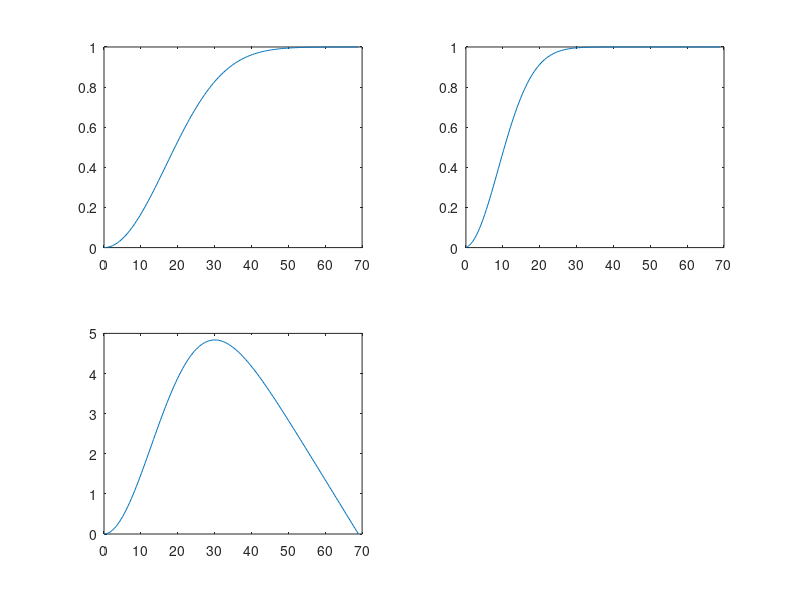

MATLAB code to generate this figure: (Note: this script raises an error after producing the figure.)
%% SIMULATION FOR MODEL EFFICENCY

%Tablet specs

radiusWac = linspace(0,69,150);

sigma_m = 20;
sigma_s = 4;
sigma_p = [18 44];
numTrials = 1;
numSims = 1;

xCen = 238;                                 %center of tablet x coordinate
yCen = 134;                                 %cetner of tablet y coordinate
t = [xCen yCen];                            %target location for all trials
tabSize = [268 476];                        %outside bounds of tablet space
r = [10*ones(1,5),linspace(10,0,length(6:150))]; %points earned for each circle size


%% SIMULATION FOR EFFICIENCY IDEAL AND PROSPECTIVE MODELS

R1 = length(radiusWac); %looping variable for circle size

for pp = 1:length(sigma_p)
    Rp = 1/sigma_p(pp)^2;
    
    for mm = 1:length(sigma_m)
        figure
        Rm = 1/sigma_m(mm)^2;
        ePt = t + randn(numTrials,2)*sigma_m(mm);       %randomized for all trials
        
        %Reach end points
        ePt1 = ePt(:,1);
        ePt2 = ePt(:,2);
        
        endDist = (sqrt((ePt1 - t(1)).^2 + (ePt2-t(2)).^2));
        
        
        for tt = 1:numTrials
            
            sensed = ePt(tt,:) + randn(1,2)*sigma_p(pp);
            
            %Posterior distribution variance
            mu_pos = (Rm/(Rp+Rm)).*t + (Rp/(Rp+Rm)).*sensed;
            var_pos = 1/(Rp+Rm);
            
            %Distance from posterior mean to target
            eucDistPos(tt) = sqrt((mu_pos(1) - t(1))^2 + (mu_pos(2)-t(2))^2);
            
            %Integrate over a circle to caclulate the probability of a
            %hit at a given distance
            ninterval = 1000;
            sd = sqrt(var_pos);
            c1 = 1/(sqrt(2*pi)*sd);
            c2 = 2*sd^2;
            c3 = sd*sqrt(2);
            
            phit1 = zeros(1,150);
            
            %Loop over all possible circle sizes to find probability of
            %points earned at a given distance
            for ii = 1:R1
                radius = radiusWac(ii);
                r2 = radius^2;
                dy = radius/ninterval;
                midy = (((1:ninterval) - .5)*dy).^2;
                maxx = sqrt(r2 - midy);
                yg = c1*exp(-midy/c2);
                phit1(ii) = dy*sum(yg.*(erf((maxx-eucDistPos(tt))/c3)-erf((-maxx-eucDistPos(tt))/c3)));
            end %ii
            
            gain1 = phit1.*r;  %probability of a hit vs points possible at each distance
            
            %Radius point for each distance with the highest gain
            temp1 = round(max(find(gain1 == max(gain1))));
            circ1 = radiusWac(temp1)+sigma_s*randn;
            
            if circ1 >= endDist(tt)
                gain1LookUpMat(tt,pp) = gain1(temp1);
            else
                gain1LookUpMat(tt,pp) = 0;
            end
            
            %PROSPECTIVE MODEL
            %loop over all tested sigma_m values
            phit3 = raylcdf(1:length(radiusWac),sigma_m(mm)); %CDF of a normal distribution centered on the target with variance of sigma_m
            
            gain3 = phit3.*r;                     %probability of a hit vs points possible at each distance
            
            temp3 = round(max(find(gain3 == max(gain3))));
            circ3 = radiusWac(temp3)+sigma_s*randn;
            
            if circ3 >= endDist(tt)
                gain3LookUpMat(tt,pp) = gain3(temp3);
            else
                gain3LookUpMat(tt,pp) = 0;
            end %if
            
            subplot(2,2,1)
            plot(radiusWac, phit1)
            hold on
            
            subplot(2,2,2)
            plot(radiusWac,phit3)
            hold on
            
            subplot(2,2,3)
            plot(radiusWac,gain1)
            xline(circ1);
            xline(endDist(tt),'r');
            xline(eucDistPos(tt),'c');
            hold on
            
            subplot(2,2,4)
            plot(radiusWac,gain3)
            xline(circ3);
            xline(endDist(tt),'r');
            xline(eucDistPos(tt),'c');
            hold on
        end %tt
        
    end %mm
end %pp

save efficiencySim.mat gain1LookUpMat gain3LookUpMat

%%

%mean point earnings
low1 = mean(gain1LookUpMat(:,1))
high1 = mean(gain1LookUpMat(:,2))
low3 = mean(gain3LookUpMat(:,1))
high3 = mean(gain3LookUpMat(:,2))

%efficiency ratios
ratioLow = low3/low1
ratioHigh = high3/high1

%Rate of endpoint capture
idealCap = sum(gain1LookUpMat~=0,1)/numTrials
prosCap = sum(gain3LookUpMat~=0,1)/numTrials